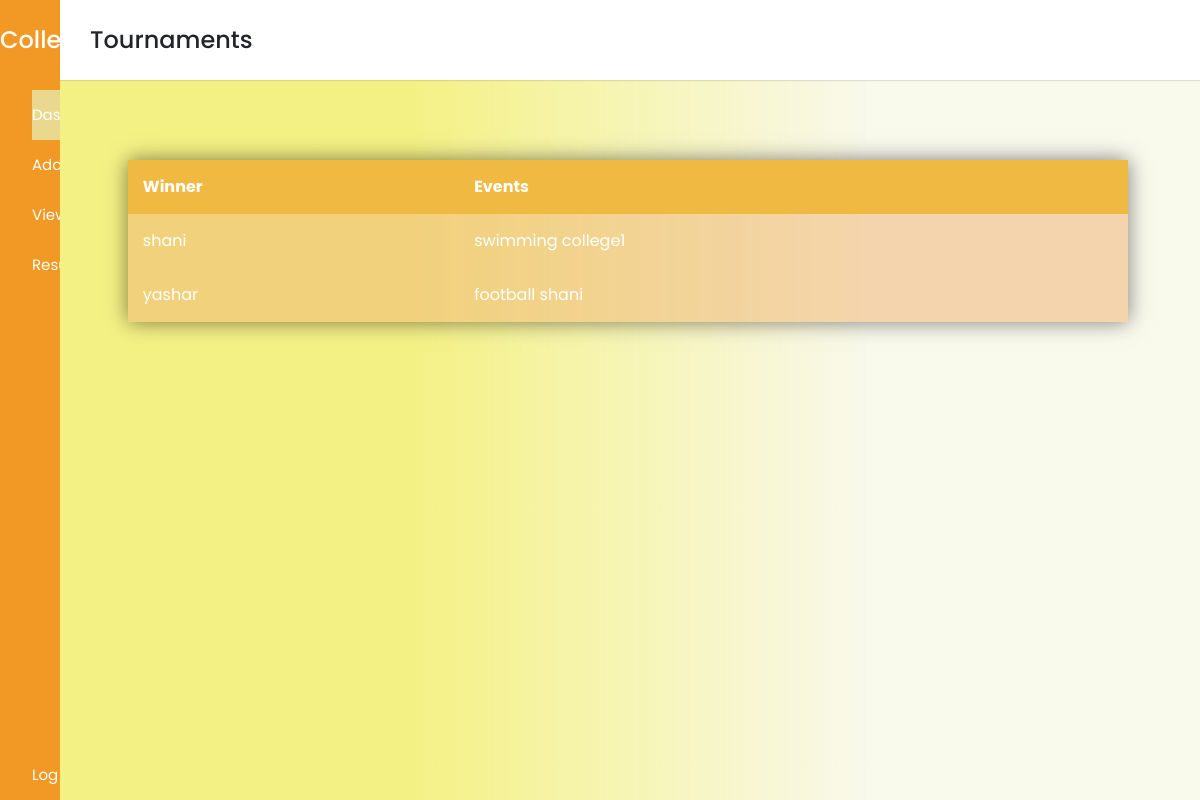
The page /results (signed in) on the database its author committed.
### new_admin/models.py (models this page shows, shortened)
class Winner(models.Model):
    tournament = models.ForeignKey(Tournaments, on_delete=models.CASCADE)
    winner = models.ForeignKey(User,on_delete=models.CASCADE)

class Tournaments(models.Model):
    category = (
        ('male','Male'),
        ('Female','Female'),
        ('Both','Both'),
    )
    college = models.ForeignKey(User, on_delete=models.CASCADE)
    event = models.ForeignKey('Event', on_delete=models.CASCADE)
    category = models.CharField(choices=category, max_length=10)
    date = models.DateField(null=True, blank=True)
    level = models.CharField(max_length=20)
    def __str__(self):
        return f'{self.event.name}  {self.college.username}'

class Event(models.Model):
    name = models.CharField(max_length=50)
    players = models.IntegerField()

### college/views.py (the view)
# urls.py: path('results',views.results, name='results'),
@login_required(login_url='login')
def results(request):
    results = Winner.objects.all()
    return render(request, 'college/results.html', {'results':results})

### templates/college/results.html (shortened to what this page needs)
{% extends 'college/base.html' %}
{% block content %}
<section class="home-section">
    <nav>
      <div class="sidebar-button">
        <span class="dashboard">Tournaments</span>
      </div>
    </nav>
    <div class="home-content">
        <div class="container">
            <table>
                <thead>
                    <tr>
                        <th>Winner</th>
                        <th>Events</th>
                    </tr>
                </thead>
                <tbody>
                    {% for results in results %}
                    <tr>
                        <td>{{ results.winner }}</td>
                        <td>{{ results.tournament }}</td>
                    </tr>
                    {% endfor %}
                </tbody>
            </table>
        </div>
    </div>
  </section>
{% endblock %}

### sports_event/static/CSS/db-college.css (style rules this page uses)
* { margin: 0; padding: 0; box-sizing: border-box; font-family: 'Poppins', sans-serif; }
.home-section { position: relative; background: #f5f5f5; min-height: 100vh; width: calc(100% - 240px); left: 240px; transition: all 0.5s ease; }
.home-section nav { display: flex; justify-content: space-between; height: 80px; background: #fff; display: flex; align-items: center; position: fixed; width: calc(100% - 240px); left: 240px; z-index: 100; padding: 0 20px; box-shadow: 0 1px 1px rgba(0, 0, 0, 0.1); transition: all 0.5s ease; }
.home-section nav .sidebar-button { display: flex; align-items: center; font-size: 24px; font-weight: 500; }
.home-section .home-content { position: relative; padding-top: 104px; }
@media (max-width: 1240px) { .home-section { width: calc(100% - 60px); left: 60px; } }
@media (max-width: 1240px) { .home-section nav { width: calc(100% - 60px); left: 60px; } }
.home-section { background: rgb(237,232,52); background: linear-gradient(90deg, rgba(237,232,52,0.6054796918767507) 31%, rgba(237,237,200,0.3477766106442577) 71%); }

### sports_event/static/CSS/viewtournament.css (style rules this page uses)
* { margin: 0; padding: 0; box-sizing: border-box; font-family: 'Poppins', sans-serif; }
.home-section { position: relative; background: #f5f5f5; min-height: 100vh; width: calc(100% - 240px); left: 240px; transition: all 0.5s ease; }
.home-section nav { display: flex; justify-content: space-between; height: 80px; background: #fff; display: flex; align-items: center; position: fixed; width: calc(100% - 240px); left: 240px; z-index: 100; padding: 0 20px; box-shadow: 0 1px 1px rgba(0, 0, 0, 0.1); transition: all 0.5s ease; }
.home-section nav .sidebar-button { display: flex; align-items: center; font-size: 24px; font-weight: 500; }
.home-section .home-content { position: relative; padding-top: 104px; }
@media (max-width: 1240px) { .home-section { width: calc(100% - 60px); left: 60px; } }
@media (max-width: 1240px) { .home-section nav { width: calc(100% - 60px); left: 60px; } }
.home-section { background: rgb(237,232,52); background: linear-gradient(90deg, rgba(237,232,52,0.6054796918767507) 31%, rgba(237,237,200,0.3477766106442577) 71%); }
table { width: 1000px; border-collapse: collapse; overflow: hidden; box-shadow: 0 0 20px rgba(0,0,0,0.5); margin-left: 5%; margin-top: 5%; background-color: hwb(32 16% 10% / 0.432); }
th, td { padding: 15px; background-color: rgba(255, 255, 255, 0.2); color: #fff; }
th { text-align: left; }
thead th { background-color: #f0b941; }

### rows shown on the page
Winner: winner "shani", tournament "swimming college1"
Winner: winner "yashar", tournament "football shani"
